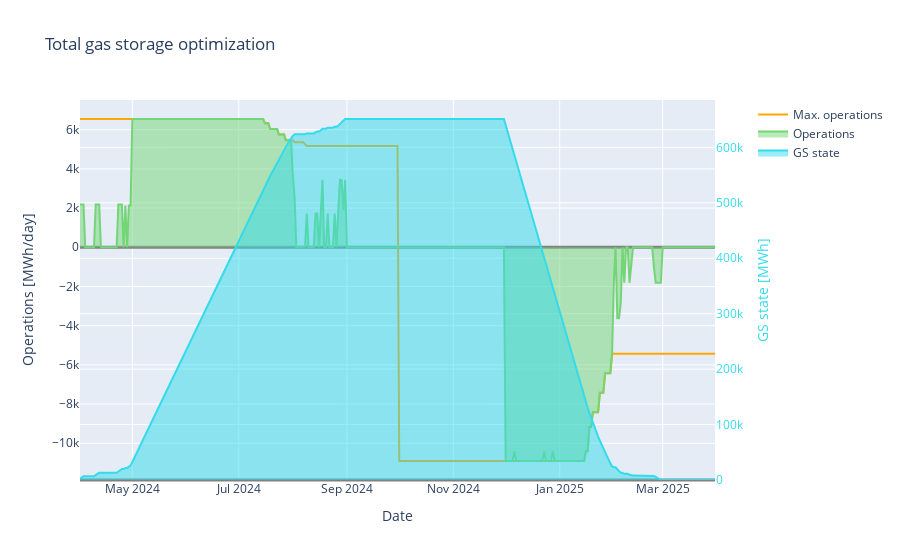
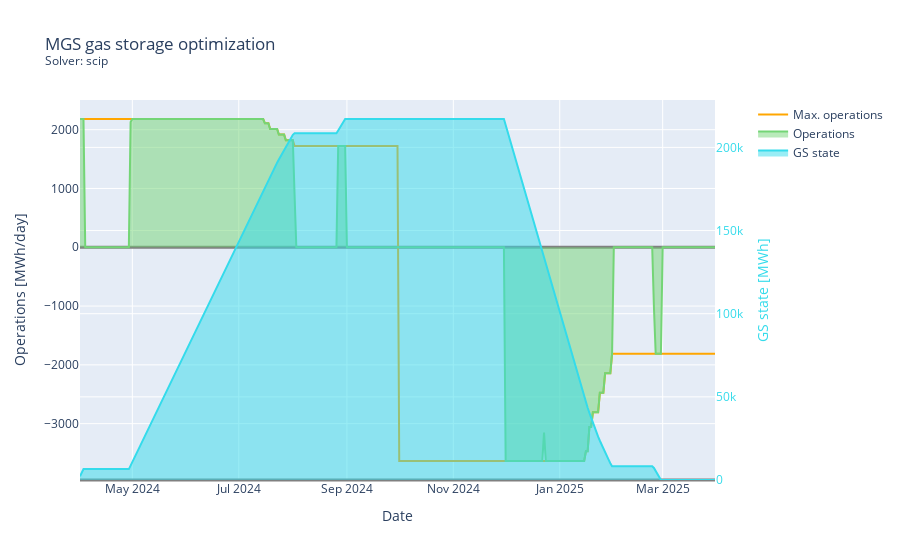
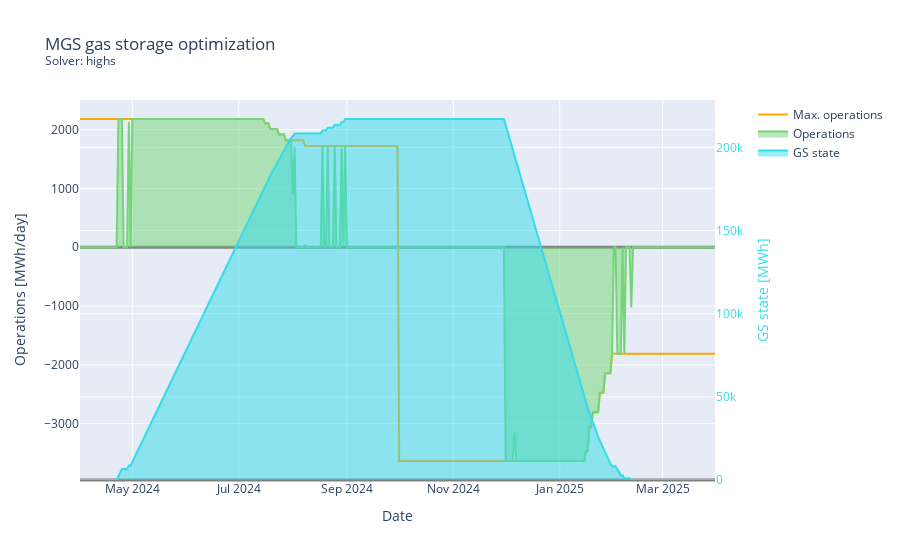
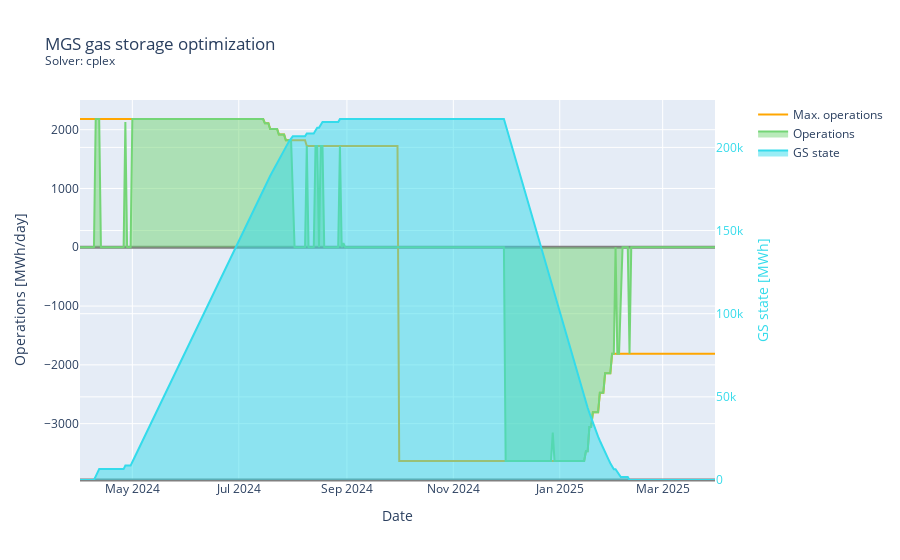

The notebook cell saved with these charts, in order:
### Code cell
GasStorage.export_all_storages()

### Figure 1 — Plotly figure (JSON) as saved in the notebook; plotly's stock layout.template omitted (floating-point values rounded to 4 significant figures; data arrays with more than 128 entries replaced by an {"elided": "..."} marker saying what was removed)
{"data": [{"line": {"color": "#ffa600"}, "mode": "lines", "name": "Max. operations", "type": "scatter", "x": {"elided": "365 str values"}, "y": {"elided": "365 float values"}}, {"fill": "tozeroy", "line": {"color": "#74d576"}, "mode": "lines", "name": "Operations", "type": "scatter", "x": {"elided": "365 str values"}, "y": {"elided": "365 float values"}}, {"fill": "tozeroy", "line": {"color": "#34dbeb"}, "name": "GS state", "type": "scatter", "x": {"elided": "365 str values"}, "y": {"elided": "365 float values"}, "yaxis": "y2"}], "layout": {"legend": {"orientation": "v", "x": 1.06, "xanchor": "left", "y": 1}, "title": {"text": "Total gas storage optimization"}, "xaxis": {"fixedrange": false, "title": {"text": "Date"}}, "yaxis": {"title": {"text": "Operations [MWh/day]"}, "zeroline": true, "zerolinecolor": "grey", "zerolinewidth": 3}, "yaxis2": {"overlaying": "y", "side": "right", "tickfont": {"color": "#34dbeb"}, "title": {"font": {"color": "#34dbeb"}, "text": "GS state [MWh]"}, "zeroline": true, "zerolinecolor": "grey", "zerolinewidth": 3}}}

### Figure 2 — Plotly figure (JSON) as saved in the notebook; plotly's stock layout.template omitted (floating-point values rounded to 4 significant figures; data arrays with more than 128 entries replaced by an {"elided": "..."} marker saying what was removed)
{"data": [{"line": {"color": "#ffa600"}, "mode": "lines", "name": "Max. operations", "type": "scatter", "x": {"elided": "365 str values"}, "y": {"elided": "365 float values"}}, {"fill": "tozeroy", "line": {"color": "#74d576"}, "mode": "lines", "name": "Operations", "type": "scatter", "x": {"elided": "365 str values"}, "y": {"elided": "365 int values"}}, {"fill": "tozeroy", "line": {"color": "#34dbeb"}, "name": "GS state", "type": "scatter", "x": {"elided": "365 str values"}, "y": {"elided": "365 int values"}, "yaxis": "y2"}], "layout": {"legend": {"orientation": "v", "x": 1.06, "xanchor": "left", "y": 1}, "title": {"text": "MGS gas storage optimization<br><sup>Solver: scip</sup>"}, "xaxis": {"fixedrange": false, "title": {"text": "Date"}}, "yaxis": {"title": {"text": "Operations [MWh/day]"}, "zeroline": true, "zerolinecolor": "grey", "zerolinewidth": 3}, "yaxis2": {"overlaying": "y", "side": "right", "tickfont": {"color": "#34dbeb"}, "title": {"font": {"color": "#34dbeb"}, "text": "GS state [MWh]"}, "zeroline": true, "zerolinecolor": "grey", "zerolinewidth": 3}}}

### Figure 3 — Plotly figure (JSON) as saved in the notebook; plotly's stock layout.template omitted (floating-point values rounded to 4 significant figures; data arrays with more than 128 entries replaced by an {"elided": "..."} marker saying what was removed)
{"data": [{"line": {"color": "#ffa600"}, "mode": "lines", "name": "Max. operations", "type": "scatter", "x": {"elided": "365 str values"}, "y": {"elided": "365 float values"}}, {"fill": "tozeroy", "line": {"color": "#74d576"}, "mode": "lines", "name": "Operations", "type": "scatter", "x": {"elided": "365 str values"}, "y": {"elided": "365 int values"}}, {"fill": "tozeroy", "line": {"color": "#34dbeb"}, "name": "GS state", "type": "scatter", "x": {"elided": "365 str values"}, "y": {"elided": "365 int values"}, "yaxis": "y2"}], "layout": {"legend": {"orientation": "v", "x": 1.06, "xanchor": "left", "y": 1}, "title": {"text": "MGS gas storage optimization<br><sup>Solver: highs</sup>"}, "xaxis": {"fixedrange": false, "title": {"text": "Date"}}, "yaxis": {"title": {"text": "Operations [MWh/day]"}, "zeroline": true, "zerolinecolor": "grey", "zerolinewidth": 3}, "yaxis2": {"overlaying": "y", "side": "right", "tickfont": {"color": "#34dbeb"}, "title": {"font": {"color": "#34dbeb"}, "text": "GS state [MWh]"}, "zeroline": true, "zerolinecolor": "grey", "zerolinewidth": 3}}}

### Figure 4 — Plotly figure (JSON) as saved in the notebook; plotly's stock layout.template omitted (floating-point values rounded to 4 significant figures; data arrays with more than 128 entries replaced by an {"elided": "..."} marker saying what was removed)
{"data": [{"line": {"color": "#ffa600"}, "mode": "lines", "name": "Max. operations", "type": "scatter", "x": {"elided": "365 str values"}, "y": {"elided": "365 float values"}}, {"fill": "tozeroy", "line": {"color": "#74d576"}, "mode": "lines", "name": "Operations", "type": "scatter", "x": {"elided": "365 str values"}, "y": {"elided": "365 float values"}}, {"fill": "tozeroy", "line": {"color": "#34dbeb"}, "name": "GS state", "type": "scatter", "x": {"elided": "365 str values"}, "y": {"elided": "365 float values"}, "yaxis": "y2"}], "layout": {"legend": {"orientation": "v", "x": 1.06, "xanchor": "left", "y": 1}, "title": {"text": "MGS gas storage optimization<br><sup>Solver: cplex</sup>"}, "xaxis": {"fixedrange": false, "title": {"text": "Date"}}, "yaxis": {"title": {"text": "Operations [MWh/day]"}, "zeroline": true, "zerolinecolor": "grey", "zerolinewidth": 3}, "yaxis2": {"overlaying": "y", "side": "right", "tickfont": {"color": "#34dbeb"}, "title": {"font": {"color": "#34dbeb"}, "text": "GS state [MWh]"}, "zeroline": true, "zerolinecolor": "grey", "zerolinewidth": 3}}}
